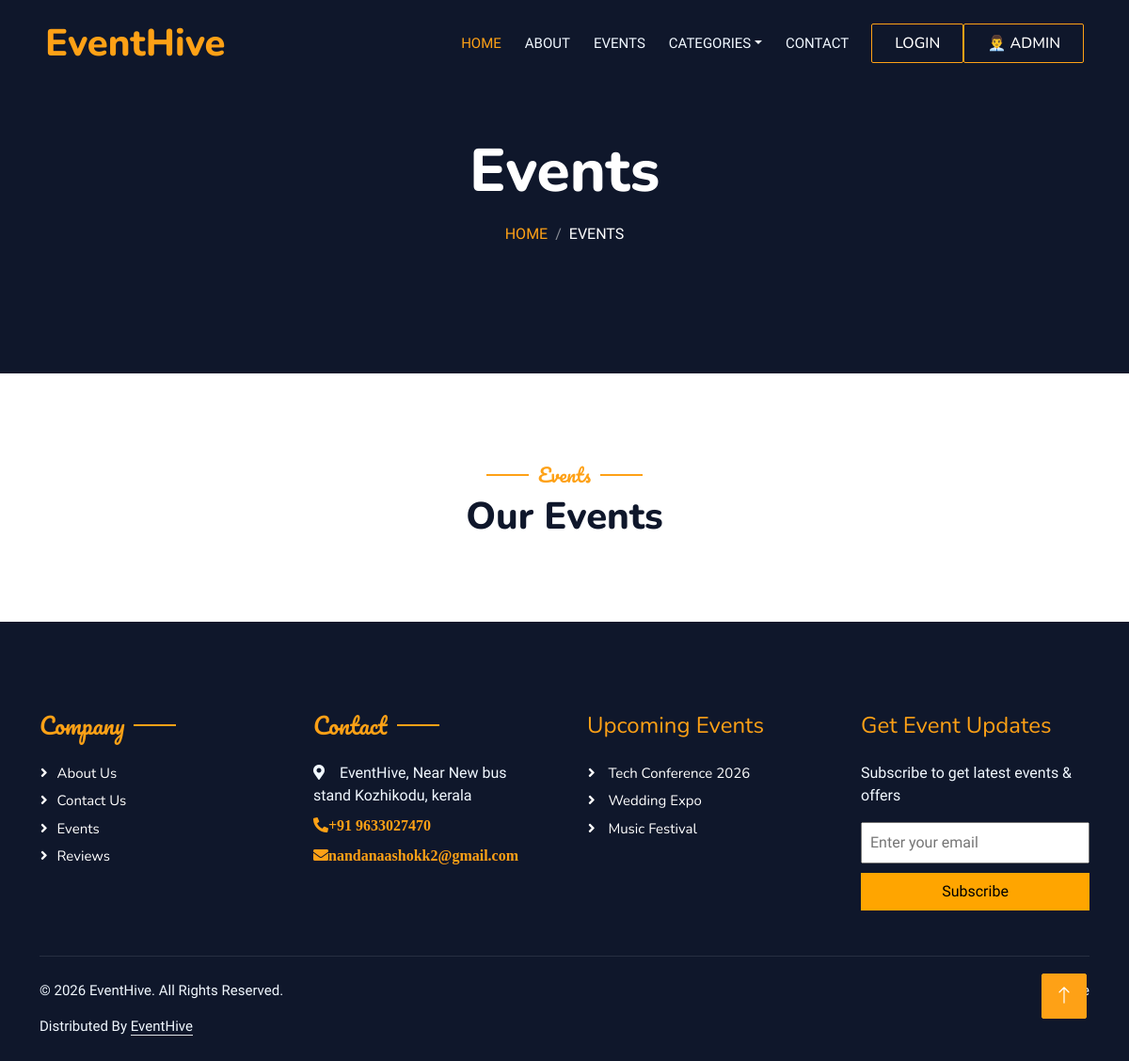
Before: /filter_events/DJ with the older database file.
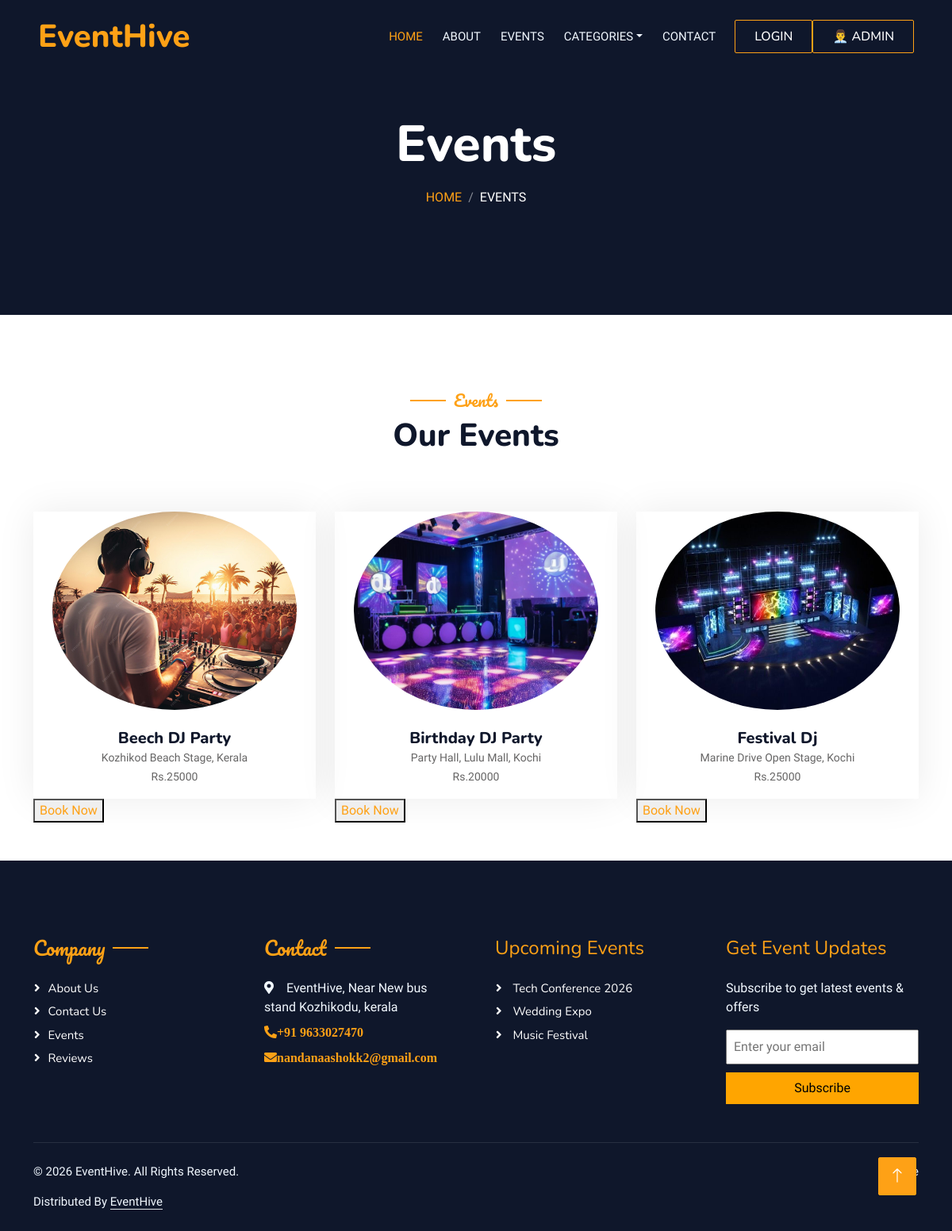
After: the same page with the newer database file.
### Adminapp/models.py (models this page shows, shortened)
class EventDb(models.Model):
    Category_Name = models.TextField(max_length=50, null=False, blank=False)
    EventName = models.TextField(max_length=50, null=False, blank=False)
    Location = models.TextField(max_length=50, null=False, blank=False)
    Price=models.IntegerField(null=False, blank=False)
    Description = models.TextField(max_length=50, null=False, blank=False)
    Image = models.ImageField(upload_to = 'events/')

### Organizerapp/views.py (the view)
# urls.py: path('filter_events/<eve_name>',views.filter_events,name='filter_events'),
def filter_events(request,eve_name):
    categories = CategoryDb.objects.all()
    if request.method == "POST":
        email = request.POST.get('email')
        if not Newsletter.objects.filter(email=email).exists():
            Newsletter.objects.create(email=email)
    filter_events = EventDb.objects.filter(Category_Name=eve_name)
    return render(request, 'filter_events.html', {'filter_events':filter_events,'categories':categories})

### Organizerapp/Templates/filter_events.html (shortened to what this page needs)
<!DOCTYPE html>
{% load static %}
<html lang="en">
<head>
    <link href="https://cdnjs.cloudflare.com/ajax/libs/font-awesome/5.10.0/css/all.min.css" rel="stylesheet">
    <link href="https://cdn.jsdelivr.net/npm/bootstrap-icons@1.4.1/font/bootstrap-icons.css" rel="stylesheet">
    <link href="{% static 'app/lib/animate/animate.min.css' %}" rel="stylesheet">
    <link href="{% static 'app/lib/owlcarousel/assets/owl.carousel.min.css' %}" rel="stylesheet">
    <link href="{% static 'app/lib/tempusdominus/css/tempusdominus-bootstrap-4.min.css' %}" rel="stylesheet" />
    <link href="{% static 'app/css/bootstrap.min.css' %}" rel="stylesheet">
    <link href="{% static 'app/css/style.css' %}" rel="stylesheet">
</head>
<body>
    <div class="container-xxl bg-white p-0">
         <div class="container-xxl position-relative p-0">
            <nav class="navbar navbar-expand-lg navbar-dark bg-dark px-4 px-lg-5 py-3 py-lg-0">
                <a href="" class="navbar-brand p-0">
                    <h1 class="text-primary m-0">EventHive</h1>
                </a>
                <div class="collapse navbar-collapse" id="navbarCollapse">
                    <div class="navbar-nav ms-auto py-0 pe-4">
                        <a href="{% url 'Home' %}" class="nav-item nav-link active">Home</a>
                        <a href="{% url 'About' %}" class="nav-item nav-link">About</a>
                        <a href="{% url 'All_Events' %}" class="nav-item nav-link">Events</a>
                        <div class="nav-item dropdown">
                            <a href="#" class="nav-link dropdown-toggle" data-bs-toggle="dropdown">Categories</a>
                        </div>
                        <a href="{% url 'Contact' %}" class="nav-item nav-link">Contact</a>
                    </div>
                    {% if request.session.Username %}
                     <a href="{% url 'user_logout' %}" style="background-color:transparent" class="btn btn-primary py-2 px-4">welcome {{request.session.Username}} /Logout</a>
                    <a href="{% url 'Booking_data' %}" class="btn btn-primary py-2 px-4">Booking details</a>
                    {% else %}
                     <a href="{% url 'sign_in' %}" style="background-color:transparent" class="btn btn-primary py-2 px-4">Login</a>
                    {% endif %}
                    <a href="{% url 'Admin_Loginpage' %}" style="background-color:transparent" class="btn btn-primary py-2 px-4">👨‍💼 Admin</a>
                </div>
            </nav>
           <div class="container-xxl py-5 bg-dark hero-header mb-5">
                <div class="container text-center my-5 pt-5 pb-4">
                    <h1 class="display-3 text-white mb-3 animated slideInDown">Events</h1>
                    <nav aria-label="breadcrumb">
                        <ol class="breadcrumb justify-content-center text-uppercase">
                            <li class="breadcrumb-item"><a href="{% url 'Home' %}">Home</a></li>
                            <li class="breadcrumb-item text-white active" aria-current="page">Events</li>
                        </ol>
                    </nav>
                </div>
            </div>
         </div>
        <div class="container-xxl pt-5 pb-3">
            <div class="container">
                <div class="text-center wow fadeInUp" data-wow-delay="0.1s">
                    <h5 class="section-title ff-secondary text-center text-primary fw-normal">Events</h5>
                    <h1 class="mb-5">Our Events</h1>
                </div>
                <div class="row g-4">
                     {% for i in filter_events %}
                    <div class="col-lg-4 col-md-6 wow fadeInUp" data-wow-delay="0.1s">
                        <div class="team-item text-center ">
                            <div class="rounded-circle  m-4">
                                <img class="img-fluid event-img" style="width:100%;height:250px;object-fit:cover;border-radius:50%;" src="{{i.Image.url}}" alt="">
                            </div>
                            <h5 class="mb-0">{{i.EventName}}</h5>
                            <small>{{i.Location}}</small><br>
                            <small>Rs.{{i.Price}}</small>
                        </div>
                        <button type="button"><a href="{% url 'event_single' event_id=i.id %}">Book Now</a></button>
                    </div>
                    {% endfor %}
                </div>
            </div>
        </div>
        <div class="container-fluid bg-dark text-light footer pt-5 mt-5 wow fadeIn" data-wow-delay="0.1s">
            <div class="container py-5">
                <div class="row g-5">
                    <div class="col-lg-3 col-md-6">
                        <h4 class="section-title ff-secondary text-start text-primary fw-normal mb-4">Company</h4>
                        <a class="btn btn-link" href="{% url 'About' %}">About Us</a>
                        <a class="btn btn-link" href="{% url 'Contact' %}">Contact Us</a>
                        <a class="btn btn-link" href="{% url 'All_Events' %}">Events</a>
                        <a class="btn btn-link" href="{% url 'Review' %}">Reviews</a>
                    </div>
                    <div class="col-lg-3 col-md-6">
                        <h4 class="section-title ff-secondary text-start text-primary fw-normal mb-4">Contact</h4>
                        <p class="mb-2"><i class="fa fa-map-marker-alt me-3"></i>EventHive, Near New bus stand Kozhikodu, kerala</p>
                        <p class="mb-2"><a href="tel:+91 9633027470" class="fa fa-phone-alt me-3">+91 9633027470</a></p>
                        <p class="mb-2"><a  href="mailto:nandanaashok2@gmail.com"  class="fa fa-envelope me-3">nandanaashokk2@gmail.com</a></p>
                    </div>
                    <div class="col-lg-3 col-md-6">
                        <h4 class="text-start text-primary fw-normal mb-4">Upcoming Events</h4>
                            <p class="btn btn-link"> Tech Conference 2026</p>
                            <p class="btn btn-link"> Wedding Expo</p>
                            <p class="btn btn-link"> Music Festival</p>
                    </div>
                    <div class="col-lg-3 col-md-6">
                        <h4 class="text-start text-primary fw-normal mb-4">Get Event Updates</h4>
                        <p>Subscribe to get latest events & offers</p>
                        <form method="POST">
                            <input type="email" name="email" placeholder="Enter your email"
                                style="width:100%; padding:8px; margin-bottom:10px;" required>
                            <button type="submit"
                                style="width:100%; background:orange; border:none; padding:8px;">
                                Subscribe
                            </button>
                         </form>
                    </div>
                </div>
            </div>
            <div class="container">
                <div class="copyright">
                    <div class="row">
                        <div class="col-md-6 text-center text-md-start mb-3 mb-md-0">
                            <p>© 2026 EventHive. All Rights Reserved.</p>
                            Distributed By <a class="border-bottom" href="https://themewagon.com" target="_blank">EventHive</a>
                        </div>
                        <div class="col-md-6 text-center text-md-end">
                            <div class="footer-menu">
                                <a href="{% url 'Home' %}">Home</a>
                            </div>
                        </div>
                    </div>
                </div>
            </div>
        </div>
        <a href="#" class="btn btn-lg btn-primary btn-lg-square back-to-top"><i class="bi bi-arrow-up"></i></a>
    </div>
</body>
</html>

### Organizerapp/static/app/css/style.css (style rules this page uses)
:root { --primary: #FEA116; --light: #F1F8FF; --dark: #0F172B; }
.ff-secondary { font-family: 'Pacifico', cursive; }
.back-to-top { position: fixed; display: none; right: 45px; bottom: 45px; z-index: 99; }
.btn { font-family: 'Nunito', sans-serif; font-weight: 500; text-transform: uppercase; transition: .5s; }
.btn.btn-primary, .btn.btn-secondary { color: #FFFFFF; }
.btn-lg-square { width: 48px; height: 48px; }
.btn-square, .btn-sm-square, .btn-lg-square { padding: 0; display: flex; align-items: center; justify-content: center; font-weight: normal; border-radius: 2px; }
.navbar-dark .navbar-nav .nav-link { position: relative; margin-left: 25px; padding: 35px 0; font-size: 15px; color: var(--light) !important; text-transform: uppercase; font-weight: 500; outline: none; transition: .5s; }
.navbar-dark .navbar-nav .nav-link:hover, .navbar-dark .navbar-nav .nav-link.active { color: var(--primary) !important; }
@media (min-width: 992px) { .navbar-dark { position: absolute; width: 100%; top: 0; left: 0; z-index: 999; background: transparent !important; } }
.hero-header { background: linear-gradient(rgba(15, 23, 43, .9), rgba(15, 23, 43, .9)) background-position: center center; background-repeat: no-repeat; background-size: cover; }
.breadcrumb-item + .breadcrumb-item::before { color: rgba(255, 255, 255, .5); }
.section-title { position: relative; display: inline-block; }
.section-title::before { position: absolute; content: ""; width: 45px; height: 2px; top: 50%; left: -55px; margin-top: -1px; background: var(--primary); }
.section-title::after { position: absolute; content: ""; width: 45px; height: 2px; top: 50%; right: -55px; margin-top: -1px; background: var(--primary); }
.section-title.text-start::before, .section-title.text-end::after { display: none; }
.team-item { box-shadow: 0 0 45px rgba(0, 0, 0, .08); height: calc(100% - 38px); transition: .5s; }
.team-item img { transition: .5s; }
.footer .btn.btn-link { display: block; margin-bottom: 5px; padding: 0; text-align: left; color: #FFFFFF; font-size: 15px; font-weight: normal; text-transform: capitalize; transition: .3s; }
.footer .btn.btn-link::before { position: relative; content: "\f105"; font-family: "Font Awesome 5 Free"; font-weight: 900; margin-right: 10px; }
.footer .copyright { padding: 25px 0; font-size: 15px; border-top: 1px solid rgba(256, 256, 256, .1); }
.footer .copyright a { color: var(--light); }
.footer .footer-menu a { margin-right: 15px; padding-right: 15px; border-right: 1px solid rgba(255, 255, 255, .1); }
.footer .footer-menu a:last-child { margin-right: 0; padding-right: 0; border-right: none; }

Changed rows visible on the page:
added EventDb: Image (picture), EventName "Beech DJ Party", Location "Kozhikod Beach Stage, Kerala", Price "25000"
added EventDb: Image (picture), EventName "Birthday DJ Party", Location "Party Hall, Lulu Mall, Kochi", Price "20000"
added EventDb: Image (picture), EventName "Festival Dj", Location "Marine Drive Open Stage, Kochi", Price "25000"
